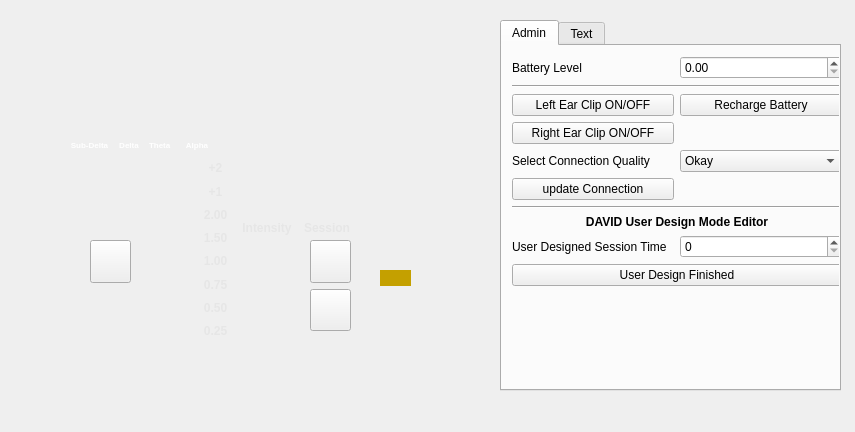
<?xml version="1.0" encoding="UTF-8"?>
<ui version="4.0">
 <class>MainWindow</class>
 <widget class="QMainWindow" name="MainWindow">
  <property name="geometry">
   <rect>
    <x>0</x>
    <y>0</y>
    <width>855</width>
    <height>432</height>
   </rect>
  </property>
  <property name="windowTitle">
   <string>MainWindow</string>
  </property>
  <widget class="QWidget" name="centralwidget">
   <widget class="QWidget" name="horizontalLayoutWidget">
    <property name="geometry">
     <rect>
      <x>10</x>
      <y>20</y>
      <width>481</width>
      <height>371</height>
     </rect>
    </property>
    <layout class="QHBoxLayout" name="horizontalLayout">
     <item>
      <widget class="QWidget" name="oasisPro" native="true">
       <widget class="QGraphicsView" name="backGroundPic">
        <property name="geometry">
         <rect>
          <x>10</x>
          <y>30</y>
          <width>461</width>
          <height>331</height>
         </rect>
        </property>
        <property name="styleSheet">
         <string notr="true">border-image: url(:/overlay/background.png);
background-color: rgba(255, 255, 255, 0);</string>
        </property>
       </widget>
       <widget class="QWidget" name="horizontalLayoutWidget_2">
        <property name="geometry">
         <rect>
          <x>60</x>
          <y>80</y>
          <width>101</width>
          <height>31</height>
         </rect>
        </property>
        <layout class="QHBoxLayout" name="sessionGroups">
         <item>
          <widget class="QLabel" name="sessionGroupOne">
           <property name="styleSheet">
            <string notr="true">border-image: url(:/icons/20minute.png);
</string>
           </property>
           <property name="text">
            <string/>
           </property>
          </widget>
         </item>
         <item>
          <widget class="QLabel" name="sessionGroupTwo">
           <property name="styleSheet">
            <string notr="true">border-image: url(:/icons/45minute.png);</string>
           </property>
           <property name="text">
            <string/>
           </property>
          </widget>
         </item>
         <item>
          <widget class="QLabel" name="sessionGroupThree">
           <property name="styleSheet">
            <string notr="true">border-image: url(:/icons/userDesigned.png)</string>
           </property>
           <property name="text">
            <string/>
           </property>
          </widget>
         </item>
        </layout>
       </widget>
       <widget class="QWidget" name="verticalLayoutWidget">
        <property name="geometry">
         <rect>
          <x>150</x>
          <y>140</y>
          <width>31</width>
          <height>172</height>
         </rect>
        </property>
        <layout class="QVBoxLayout" name="levels">
         <item>
          <widget class="QLabel" name="levelEight">
           <property name="styleSheet">
            <string notr="true">border-image: url(:/icons/eight.svg);</string>
           </property>
           <property name="text">
            <string/>
           </property>
          </widget>
         </item>
         <item>
          <widget class="QLabel" name="levelSeven">
           <property name="styleSheet">
            <string notr="true">border-image: url(:/icons/seven.svg);</string>
           </property>
           <property name="text">
            <string/>
           </property>
          </widget>
         </item>
         <item>
          <widget class="QLabel" name="levelSix">
           <property name="styleSheet">
            <string notr="true">border-image: url(:/icons/six.svg);</string>
           </property>
           <property name="text">
            <string/>
           </property>
          </widget>
         </item>
         <item>
          <widget class="QLabel" name="levelFive">
           <property name="styleSheet">
            <string notr="true">border-image: url(:/icons/five.svg);</string>
           </property>
           <property name="text">
            <string/>
           </property>
          </widget>
         </item>
         <item>
          <widget class="QLabel" name="levelFour">
           <property name="styleSheet">
            <string notr="true">border-image: url(:/icons/four.svg);</string>
           </property>
           <property name="text">
            <string/>
           </property>
          </widget>
         </item>
         <item>
          <widget class="QLabel" name="levelThree">
           <property name="styleSheet">
            <string notr="true">border-image: url(:/icons/three.svg);</string>
           </property>
           <property name="text">
            <string/>
           </property>
          </widget>
         </item>
         <item>
          <widget class="QLabel" name="levelTwo">
           <property name="styleSheet">
            <string notr="true">border-image: url(:/icons/two.svg);</string>
           </property>
           <property name="text">
            <string/>
           </property>
          </widget>
         </item>
         <item>
          <widget class="QLabel" name="levelOne">
           <property name="styleSheet">
            <string notr="true">border-image: url(:/icons/one.svg);</string>
           </property>
           <property name="text">
            <string/>
           </property>
          </widget>
         </item>
        </layout>
       </widget>
       <widget class="QWidget" name="verticalLayoutWidget_2">
        <property name="geometry">
         <rect>
          <x>240</x>
          <y>220</y>
          <width>41</width>
          <height>91</height>
         </rect>
        </property>
        <layout class="QVBoxLayout" name="upDownButtons">
         <item>
          <widget class="QPushButton" name="upButton">
           <property name="sizePolicy">
            <sizepolicy hsizetype="Ignored" vsizetype="Ignored">
             <horstretch>0</horstretch>
             <verstretch>0</verstretch>
            </sizepolicy>
           </property>
           <property name="styleSheet">
            <string notr="true">QPushButton {
image: url(:/buttons/upButton.png);
border-radius: 20px;
}

QPushButton:pressed {
	background-color: #ffd300;
}</string>
           </property>
           <property name="text">
            <string/>
           </property>
          </widget>
         </item>
         <item>
          <widget class="QPushButton" name="downButton">
           <property name="sizePolicy">
            <sizepolicy hsizetype="Minimum" vsizetype="Ignored">
             <horstretch>0</horstretch>
             <verstretch>0</verstretch>
            </sizepolicy>
           </property>
           <property name="styleSheet">
            <string notr="true">QPushButton {
image: url(:/buttons/downButton.png);
border-radius: 20px;
}

QPushButton:pressed {
	background-color: #ffd300;
}</string>
           </property>
           <property name="text">
            <string/>
           </property>
          </widget>
         </item>
        </layout>
       </widget>
       <widget class="QLabel" name="powerLight">
        <property name="enabled">
         <bool>true</bool>
        </property>
        <property name="geometry">
         <rect>
          <x>370</x>
          <y>250</y>
          <width>31</width>
          <height>16</height>
         </rect>
        </property>
        <property name="sizePolicy">
         <sizepolicy hsizetype="Ignored" vsizetype="Ignored">
          <horstretch>0</horstretch>
          <verstretch>0</verstretch>
         </sizepolicy>
        </property>
        <property name="styleSheet">
         <string notr="true">background-color: rgb(196, 160, 0);</string>
        </property>
        <property name="text">
         <string/>
        </property>
       </widget>
       <widget class="QWidget" name="horizontalLayoutWidget_3">
        <property name="geometry">
         <rect>
          <x>60</x>
          <y>110</y>
          <width>141</width>
          <height>31</height>
         </rect>
        </property>
        <layout class="QHBoxLayout" name="sessions">
         <item>
          <widget class="QLabel" name="sessionOneLight">
           <property name="styleSheet">
            <string notr="true">color: rgb(255, 255, 255);</string>
           </property>
           <property name="text">
            <string>&lt;html&gt;&lt;head/&gt;&lt;body&gt;&lt;p align=&quot;center&quot;&gt;&lt;span style=&quot; font-size:6pt; font-weight:600;&quot;&gt;Sub-Delta&lt;/span&gt;&lt;/p&gt;&lt;/body&gt;&lt;/html&gt;</string>
           </property>
          </widget>
         </item>
         <item>
          <widget class="QLabel" name="sessionTwoLight">
           <property name="styleSheet">
            <string notr="true">color: rgb(255, 255, 255);</string>
           </property>
           <property name="text">
            <string>&lt;html&gt;&lt;head/&gt;&lt;body&gt;&lt;p align=&quot;center&quot;&gt;&lt;span style=&quot; font-size:6pt; font-weight:600;&quot;&gt;Delta&lt;/span&gt;&lt;/p&gt;&lt;/body&gt;&lt;/html&gt;</string>
           </property>
          </widget>
         </item>
         <item>
          <widget class="QLabel" name="sessionThreeLight">
           <property name="styleSheet">
            <string notr="true">color: rgb(255, 255, 255);</string>
           </property>
           <property name="text">
            <string>&lt;html&gt;&lt;head/&gt;&lt;body&gt;&lt;p&gt;&lt;span style=&quot; font-size:6pt; font-weight:600;&quot;&gt;Theta&lt;/span&gt;&lt;/p&gt;&lt;/body&gt;&lt;/html&gt;</string>
           </property>
          </widget>
         </item>
         <item>
          <widget class="QLabel" name="sessionFourLight">
           <property name="styleSheet">
            <string notr="true">color: rgb(255, 255, 255);</string>
           </property>
           <property name="text">
            <string>&lt;html&gt;&lt;head/&gt;&lt;body&gt;&lt;p align=&quot;center&quot;&gt;&lt;span style=&quot; font-size:6pt; font-weight:600;&quot;&gt;Alpha&lt;/span&gt;&lt;/p&gt;&lt;/body&gt;&lt;/html&gt;</string>
           </property>
          </widget>
         </item>
        </layout>
       </widget>
       <widget class="QWidget" name="horizontalLayoutWidget_5">
        <property name="geometry">
         <rect>
          <x>220</x>
          <y>80</y>
          <width>91</width>
          <height>31</height>
         </rect>
        </property>
        <layout class="QHBoxLayout" name="CESmodes">
         <item>
          <widget class="QLabel" name="CESModeOne">
           <property name="styleSheet">
            <string notr="true">border-image: url(:/icons/mode_one.svg);</string>
           </property>
           <property name="text">
            <string/>
           </property>
          </widget>
         </item>
         <item>
          <widget class="QLabel" name="CESModeTwo">
           <property name="styleSheet">
            <string notr="true">border-image: url(:/icons/mode_two.svg);</string>
           </property>
           <property name="text">
            <string/>
           </property>
          </widget>
         </item>
        </layout>
       </widget>
       <widget class="QPushButton" name="recordButton">
        <property name="geometry">
         <rect>
          <x>60</x>
          <y>170</y>
          <width>81</width>
          <height>39</height>
         </rect>
        </property>
        <property name="sizePolicy">
         <sizepolicy hsizetype="Minimum" vsizetype="Ignored">
          <horstretch>0</horstretch>
          <verstretch>0</verstretch>
         </sizepolicy>
        </property>
        <property name="styleSheet">
         <string notr="true">QPushButton {
image: url(:/buttons/record.svg);
border-radius: 20px;
}

QPushButton:pressed {
	background-color: #ffd300;
}</string>
        </property>
        <property name="text">
         <string/>
        </property>
       </widget>
       <widget class="QWidget" name="horizontalLayoutWidget_4">
        <property name="geometry">
         <rect>
          <x>220</x>
          <y>110</y>
          <width>91</width>
          <height>31</height>
         </rect>
        </property>
        <layout class="QHBoxLayout" name="earclips">
         <item>
          <widget class="QLabel" name="leftCESChannel">
           <property name="styleSheet">
            <string notr="true">border-image: url(:/icons/left.svg);</string>
           </property>
           <property name="text">
            <string/>
           </property>
          </widget>
         </item>
         <item>
          <widget class="QLabel" name="rightCESChannel">
           <property name="styleSheet">
            <string notr="true">border-image: url(:/icons/right.svg);</string>
           </property>
           <property name="text">
            <string/>
           </property>
          </widget>
         </item>
        </layout>
       </widget>
       <widget class="QPushButton" name="powerButton">
        <property name="geometry">
         <rect>
          <x>370</x>
          <y>270</y>
          <width>36</width>
          <height>39</height>
         </rect>
        </property>
        <property name="sizePolicy">
         <sizepolicy hsizetype="Ignored" vsizetype="Ignored">
          <horstretch>0</horstretch>
          <verstretch>0</verstretch>
         </sizepolicy>
        </property>
        <property name="styleSheet">
         <string notr="true">QPushButton {
image: url(:/buttons/powerButton.png);
border-radius: 20px;
}

QPushButton:pressed {
	background-color: #ffd300;
}</string>
        </property>
        <property name="text">
         <string/>
        </property>
       </widget>
       <widget class="QWidget" name="verticalLayoutWidget_3">
        <property name="geometry">
         <rect>
          <x>80</x>
          <y>220</y>
          <width>41</width>
          <height>91</height>
         </rect>
        </property>
        <layout class="QVBoxLayout" name="leftButtons">
         <item>
          <widget class="QPushButton" name="favouriteIntensityButton">
           <property name="sizePolicy">
            <sizepolicy hsizetype="Preferred" vsizetype="Preferred">
             <horstretch>0</horstretch>
             <verstretch>0</verstretch>
            </sizepolicy>
           </property>
           <property name="styleSheet">
            <string notr="true">QPushButton {
	border-image: url(:/buttons/addPreferenceButton.svg);
}

QPushButton:pressed {
	background-color: #ffd300;
}</string>
           </property>
           <property name="text">
            <string/>
           </property>
          </widget>
         </item>
         <item>
          <widget class="QPushButton" name="selectButton">
           <property name="sizePolicy">
            <sizepolicy hsizetype="Minimum" vsizetype="Minimum">
             <horstretch>0</horstretch>
             <verstretch>0</verstretch>
            </sizepolicy>
           </property>
           <property name="styleSheet">
            <string notr="true">QPushButton {
image: url(:/buttons/selectButton.png);
border-radius: 20px;
}

QPushButton:pressed {
	background-color: #ffd300;
}</string>
           </property>
           <property name="text">
            <string/>
           </property>
          </widget>
         </item>
        </layout>
       </widget>
       <widget class="QWidget" name="verticalLayoutWidget_4">
        <property name="geometry">
         <rect>
          <x>300</x>
          <y>220</y>
          <width>41</width>
          <height>91</height>
         </rect>
        </property>
        <layout class="QVBoxLayout" name="sessionButtons">
         <item>
          <widget class="QPushButton" name="switchSessionButton">
           <property name="sizePolicy">
            <sizepolicy hsizetype="Minimum" vsizetype="Preferred">
             <horstretch>0</horstretch>
             <verstretch>0</verstretch>
            </sizepolicy>
           </property>
           <property name="styleSheet">
            <string notr="true">QPushButton {
	border-image: url(:/buttons/switchSessionButton.svg);
}

QPushButton:pressed {
	background-color: #ffd300;
}</string>
           </property>
           <property name="text">
            <string/>
           </property>
          </widget>
         </item>
         <item>
          <widget class="QPushButton" name="switchSessionGroupButton">
           <property name="sizePolicy">
            <sizepolicy hsizetype="Minimum" vsizetype="Ignored">
             <horstretch>0</horstretch>
             <verstretch>0</verstretch>
            </sizepolicy>
           </property>
           <property name="styleSheet">
            <string notr="true">QPushButton {
	border-image: url(:/buttons/switchSessionGroupButton.png);
}

QPushButton:pressed {
	background-color: #ffd300;
}</string>
           </property>
           <property name="text">
            <string/>
           </property>
          </widget>
         </item>
        </layout>
       </widget>
       <widget class="QWidget" name="verticalLayoutWidget_5">
        <property name="geometry">
         <rect>
          <x>190</x>
          <y>140</y>
          <width>31</width>
          <height>180</height>
         </rect>
        </property>
        <layout class="QVBoxLayout" name="frequencies">
         <item>
          <widget class="QLabel" name="frequencyEight">
           <property name="styleSheet">
            <string notr="true">color: rgb(230, 230, 230);</string>
           </property>
           <property name="text">
            <string>&lt;html&gt;&lt;head/&gt;&lt;body&gt;&lt;p align=&quot;center&quot;&gt;&lt;span style=&quot; font-weight:600;&quot;&gt;+2&lt;/span&gt;&lt;/p&gt;&lt;/body&gt;&lt;/html&gt;</string>
           </property>
          </widget>
         </item>
         <item>
          <widget class="QLabel" name="frequencySeven">
           <property name="styleSheet">
            <string notr="true">color: rgb(230, 230, 230);</string>
           </property>
           <property name="text">
            <string>&lt;html&gt;&lt;head/&gt;&lt;body&gt;&lt;p align=&quot;center&quot;&gt;&lt;span style=&quot; font-weight:600;&quot;&gt;+1&lt;/span&gt;&lt;/p&gt;&lt;/body&gt;&lt;/html&gt;</string>
           </property>
          </widget>
         </item>
         <item>
          <widget class="QLabel" name="frequencySix">
           <property name="styleSheet">
            <string notr="true">color: rgb(230, 230, 230);</string>
           </property>
           <property name="text">
            <string>&lt;html&gt;&lt;head/&gt;&lt;body&gt;&lt;p align=&quot;center&quot;&gt;&lt;span style=&quot; font-weight:600;&quot;&gt;2.00&lt;/span&gt;&lt;/p&gt;&lt;/body&gt;&lt;/html&gt;</string>
           </property>
          </widget>
         </item>
         <item>
          <widget class="QLabel" name="frequencyFive">
           <property name="styleSheet">
            <string notr="true">color: rgb(230, 230, 230);</string>
           </property>
           <property name="text">
            <string>&lt;html&gt;&lt;head/&gt;&lt;body&gt;&lt;p align=&quot;center&quot;&gt;&lt;span style=&quot; font-weight:600;&quot;&gt;1.50&lt;/span&gt;&lt;/p&gt;&lt;/body&gt;&lt;/html&gt;</string>
           </property>
          </widget>
         </item>
         <item>
          <widget class="QLabel" name="frequencyFour">
           <property name="styleSheet">
            <string notr="true">color: rgb(230, 230, 230);</string>
           </property>
           <property name="text">
            <string>&lt;html&gt;&lt;head/&gt;&lt;body&gt;&lt;p align=&quot;center&quot;&gt;&lt;span style=&quot; font-weight:600;&quot;&gt;1.00&lt;/span&gt;&lt;/p&gt;&lt;/body&gt;&lt;/html&gt;</string>
           </property>
          </widget>
         </item>
         <item>
          <widget class="QLabel" name="frequencyThree">
           <property name="styleSheet">
            <string notr="true">color: rgb(230, 230, 230);</string>
           </property>
           <property name="text">
            <string>&lt;html&gt;&lt;head/&gt;&lt;body&gt;&lt;p align=&quot;center&quot;&gt;&lt;span style=&quot; font-weight:600;&quot;&gt;0.75&lt;/span&gt;&lt;/p&gt;&lt;/body&gt;&lt;/html&gt;</string>
           </property>
          </widget>
         </item>
         <item>
          <widget class="QLabel" name="frequencyTwo">
           <property name="styleSheet">
            <string notr="true">color: rgb(230, 230, 230);</string>
           </property>
           <property name="text">
            <string>&lt;html&gt;&lt;head/&gt;&lt;body&gt;&lt;p align=&quot;center&quot;&gt;&lt;span style=&quot; font-weight:600;&quot;&gt;0.50&lt;/span&gt;&lt;/p&gt;&lt;/body&gt;&lt;/html&gt;</string>
           </property>
          </widget>
         </item>
         <item>
          <widget class="QLabel" name="frequencyOne">
           <property name="styleSheet">
            <string notr="true">color: rgb(230, 230, 230);</string>
           </property>
           <property name="text">
            <string>&lt;html&gt;&lt;head/&gt;&lt;body&gt;&lt;p align=&quot;center&quot;&gt;&lt;span style=&quot; font-weight:600;&quot;&gt;0.25&lt;/span&gt;&lt;/p&gt;&lt;/body&gt;&lt;/html&gt;</string>
           </property>
          </widget>
         </item>
        </layout>
       </widget>
       <widget class="QLabel" name="label">
        <property name="geometry">
         <rect>
          <x>230</x>
          <y>200</y>
          <width>54</width>
          <height>17</height>
         </rect>
        </property>
        <property name="text">
         <string>&lt;html&gt;&lt;head/&gt;&lt;body&gt;&lt;p align=&quot;center&quot;&gt;&lt;span style=&quot; font-weight:600; color:#e6e6e6;&quot;&gt;Intensity&lt;/span&gt;&lt;/p&gt;&lt;/body&gt;&lt;/html&gt;</string>
        </property>
       </widget>
       <widget class="QLabel" name="label_2">
        <property name="geometry">
         <rect>
          <x>290</x>
          <y>200</y>
          <width>54</width>
          <height>17</height>
         </rect>
        </property>
        <property name="text">
         <string>&lt;html&gt;&lt;head/&gt;&lt;body&gt;&lt;p align=&quot;center&quot;&gt;&lt;span style=&quot; font-weight:600; color:#e6e6e6;&quot;&gt;Session&lt;/span&gt;&lt;/p&gt;&lt;/body&gt;&lt;/html&gt;</string>
        </property>
       </widget>
      </widget>
     </item>
    </layout>
   </widget>
   <widget class="QTabWidget" name="tabWidget">
    <property name="geometry">
     <rect>
      <x>500</x>
      <y>20</y>
      <width>341</width>
      <height>371</height>
     </rect>
    </property>
    <property name="currentIndex">
     <number>0</number>
    </property>
    <widget class="QWidget" name="Admin">
     <attribute name="title">
      <string>Admin</string>
     </attribute>
     <widget class="QWidget" name="gridLayoutWidget">
      <property name="geometry">
       <rect>
        <x>10</x>
        <y>10</y>
        <width>330</width>
        <height>311</height>
       </rect>
      </property>
      <layout class="QGridLayout" name="gridLayout">
       <item row="16" column="0" colspan="2">
        <widget class="QPushButton" name="designFinishButton">
         <property name="sizePolicy">
          <sizepolicy hsizetype="Expanding" vsizetype="Fixed">
           <horstretch>0</horstretch>
           <verstretch>0</verstretch>
          </sizepolicy>
         </property>
         <property name="text">
          <string>User Design Finished</string>
         </property>
        </widget>
       </item>
       <item row="8" column="0">
        <widget class="QPushButton" name="leftEarClipButton">
         <property name="text">
          <string>Left Ear Clip ON/OFF</string>
         </property>
        </widget>
       </item>
       <item row="0" column="0">
        <widget class="QLabel" name="batteryLevelText">
         <property name="text">
          <string>Battery Level</string>
         </property>
        </widget>
       </item>
       <item row="9" column="0">
        <widget class="QPushButton" name="rightEarClipButton">
         <property name="text">
          <string>Right Ear Clip ON/OFF</string>
         </property>
        </widget>
       </item>
       <item row="15" column="1">
        <widget class="QSpinBox" name="userDesignedSpinBox"/>
       </item>
       <item row="15" column="0">
        <widget class="QLabel" name="userDesignedText">
         <property name="text">
          <string>User Designed Session Time</string>
         </property>
        </widget>
       </item>
       <item row="8" column="1">
        <widget class="QPushButton" name="rechargeBatteryButton">
         <property name="text">
          <string>Recharge Battery</string>
         </property>
        </widget>
       </item>
       <item row="18" column="0">
        <spacer name="verticalSpacer">
         <property name="orientation">
          <enum>Qt::Vertical</enum>
         </property>
         <property name="sizeHint" stdset="0">
          <size>
           <width>20</width>
           <height>40</height>
          </size>
         </property>
        </spacer>
       </item>
       <item row="11" column="0">
        <widget class="QLabel" name="label_3">
         <property name="text">
          <string>Select Connection Quality</string>
         </property>
        </widget>
       </item>
       <item row="13" column="0" colspan="2">
        <widget class="Line" name="line">
         <property name="orientation">
          <enum>Qt::Horizontal</enum>
         </property>
        </widget>
       </item>
       <item row="11" column="1">
        <widget class="QComboBox" name="connectionSelectBox">
         <property name="currentText">
          <string>Okay</string>
         </property>
         <item>
          <property name="text">
           <string>Okay</string>
          </property>
         </item>
         <item>
          <property name="text">
           <string>Excellent</string>
          </property>
         </item>
        </widget>
       </item>
       <item row="0" column="1">
        <widget class="QDoubleSpinBox" name="batterySpinBox"/>
       </item>
       <item row="1" column="0" colspan="2">
        <widget class="Line" name="line_2">
         <property name="orientation">
          <enum>Qt::Horizontal</enum>
         </property>
        </widget>
       </item>
       <item row="14" column="0" colspan="2">
        <widget class="QLabel" name="DAVIDtext">
         <property name="text">
          <string>&lt;html&gt;&lt;head/&gt;&lt;body&gt;&lt;p align=&quot;center&quot;&gt;&lt;span style=&quot; font-weight:600;&quot;&gt;DAVID User Design Mode Editor&lt;/span&gt;&lt;/p&gt;&lt;/body&gt;&lt;/html&gt;</string>
         </property>
        </widget>
       </item>
       <item row="12" column="0">
        <widget class="QPushButton" name="updateConnectionButton">
         <property name="text">
          <string>update Connection</string>
         </property>
        </widget>
       </item>
      </layout>
     </widget>
    </widget>
    <widget class="QWidget" name="Text">
     <property name="enabled">
      <bool>true</bool>
     </property>
     <attribute name="title">
      <string>Text</string>
     </attribute>
     <widget class="QWidget" name="gridLayoutWidget_2">
      <property name="geometry">
       <rect>
        <x>20</x>
        <y>20</y>
        <width>301</width>
        <height>301</height>
       </rect>
      </property>
      <layout class="QGridLayout" name="gridLayout_2">
       <item row="0" column="0">
        <widget class="QTextBrowser" name="recordingBrowser">
         <property name="styleSheet">
          <string notr="true">font: 12pt &quot;Noto Sans&quot;;</string>
         </property>
        </widget>
       </item>
      </layout>
     </widget>
    </widget>
   </widget>
  </widget>
 </widget>
 <resources/>
 <connections/>
</ui>
